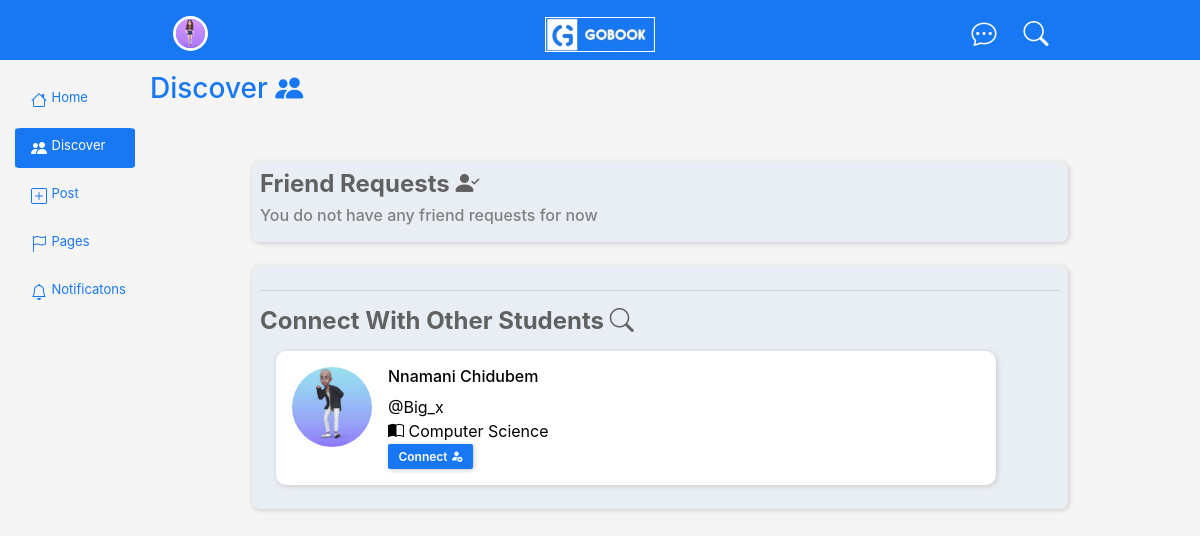
The app's page /discover/index.php (signed in) with its own data.
### tables this page shows
CREATE TABLE `user` (
  `id` int(11) NOT NULL,
  `fullname` varchar(255) DEFAULT NULL,
  `reg_no` varchar(100) DEFAULT NULL,
  `gender` varchar(50) DEFAULT NULL,
  `password` varchar(255) DEFAULT NULL,
  `username` varchar(100) DEFAULT NULL,
  `phone` varchar(20) DEFAULT NULL,
  `email` varchar(150) DEFAULT NULL,
  `dob` date DEFAULT NULL,
  `bio` text DEFAULT NULL,
  `hostel` varchar(150) DEFAULT NULL,
  `sec_sch` varchar(255) DEFAULT NULL,
  `state` varchar(100) DEFAULT NULL,
  `profile_pic` varchar(255) DEFAULT NULL,
  `school_set` varchar(100) DEFAULT NULL,
  `department` varchar(150) DEFAULT NULL,
  `faculty` varchar(255) NOT NULL,
  `verified` enum('no','yes','','') NOT NULL DEFAULT 'no',
  `datetime` datetime NOT NULL DEFAULT current_timestamp()
);

### backend/conn.php (called while the page is built, shortened)
<?php
class Connection
{
    public function __construct()
    {
        $dbhost = "localhost";
        $dbuser = "root";
        $dbpass = "";
        $dbname = "gobook";
        try {
            $this->conn = new PDO("mysql:host=$dbhost;dbname=$dbname", $dbuser, $dbpass);
        } catch (PDOException $e) {
            die("Database Connection Error: " . $e->getMessage());
        }
    }
}

### backend/class.php (called while the page is built, shortened)
<?php
include "database.php";
$uID = $_SESSION['id'] ?? null;
$database = new Database;
$data['user'] = $database->getUser($uID);
$data['users'] = $database->getUsers();
$data['husers'] = $database->getHusers();
$data['userss'] = $database->getUserss();
$data['posts'] = $database->getPosts();
$data['Myposts'] = $database->getMyPosts($uID);
$data['friendRequests'] = $database->friendRequests($uID);
$data['numOfFriendRequests'] = $database->numOfFriendRequests($uID);
$data['pages'] = $database->getPages();

### backend/database.php (called while the page is built, shortened)
<?php
class Database extends Controller{
    public function getUser($id){
        $this -> sql = "SELECT * FROM user WHERE id = ?";
        try{
           return $this -> readRow([$id], $this -> sql);
        }catch(PDOException $e){
            return false . $e -> getMessage();
        }
    }
    public function getUsers(){
        $this -> sql = "SELECT * FROM user ORDER BY department";
        try{
           return $this -> readRow([], $this -> sql);
        }catch(PDOException $e){
            return false . $e -> getMessage();
        }
    }
    public function getHusers(){
        $this -> sql = "SELECT * FROM user ORDER BY rand() LIMIT 5";
        try{
           return $this -> readRow([], $this -> sql);
        }catch(PDOException $e){
            return false . $e -> getMessage();
        }
    }
    public function getUserss(){
        $this -> sql = "SELECT * FROM user ORDER BY id DESC LIMIT 5";
        try{
           return $this -> readRow([], $this -> sql);
        }catch(PDOException $e){
            return false . $e -> getMessage();
        }
    }
    public function getPosts(){
        $this -> sql = "SELECT * FROM posts WHERE public = 'yes' ORDER BY id DESC LIMIT 1";
        try{
           return $this -> readRow([], $this -> sql);
        }catch(PDOException $e){
            return false . $e -> getMessage();
        }
    }
    public function getMyPosts($id){
        $this -> sql = "SELECT * FROM posts WHERE user_id = ? AND anonymous = 'no' ORDER BY id DESC";
        try{
           return $this -> readRow([$id], $this -> sql);
        }catch(PDOException $e){
            return false . $e -> getMessage();
        }
    }
    public function friendRequests($uID){
        $this -> sql = "SELECT * FROM friend_requests WHERE user_id2 = ? and status = 'sent'";
        try{
           return $this -> readRow([$uID], $this -> sql);
        }catch(PDOException $e){
            return false . $e -> getMessage();
        }
    }
    public function numOfFriendRequests($uID){
        $this -> sql = "SELECT * FROM friend_requests WHERE user_id2 = ? AND status = 'sent'";
        try{
           return $this -> numOf([$uID], $this -> sql);
        }catch(PDOException $e){
            return false . $e -> getMessage();
        }
    }
   public function getPages(){
       $this -> sql = "SELECT * FROM pages";
        try{
           return $this -> readRow([], $this -> sql);
        }catch(PDOException $e){
            return false . $e -> getMessage();
        }
   }
}

### backend/crud.php (called while the page is built, shortened)
<?php
include "conn.php";
class Crud extends Connection{
    public function readRow($params=[], $sql){
        try{
            $this->stmt = $this->conn-> prepare($sql);
            $this->stmt->execute($params);
            return $this->stmt->fetchAll(PDO::FETCH_ASSOC);
        }catch(PDOException $e){
            return $e->getMessage();
        }
    }
    public function numOf($params=[], $sql){
        try{
            $this->stmt = $this->conn->prepare($sql);
            $this->stmt->execute($params);
            $this->stmt->fetchAll(PDO::FETCH_ASSOC);
            return $this->stmt->rowCount();
        }catch(PDOException $e){
            return $e->getMessage();
        }
    }
}

### discover/index.php (the view, shortened to what this page needs)
<?php
    include "../backend/class.php";
?>
<!DOCTYPE html>
<html lang="en">
<head>
    <link rel="stylesheet" href="../assets/css/bootstrap.css">
    <link rel="stylesheet" href="../assets/css/style.css">
    <link rel="stylesheet" href="https://cdnjs.cloudflare.com/ajax/libs/font-awesome/6.2.0/css/all.min.css" />
    <link rel="stylesheet" href="https://cdnjs.cloudflare.com/ajax/libs/bootstrap-icons/1.10.3/font/bootstrap-icons.min.css" />
</head>
<body>
    <div class="head_nav">
        <center>
            <div class="row hheader">
                <div class="col-4 mt-3">
                    <?php
                        foreach($data['user'] as $u){
                            $profileImg = $u['profile_pic'];
                            $user = $u['username'];
                            $user_id = $u['id'];
                    ?>
                    <a href="../account/"><img src="../assets/profilePics/<?=$profileImg ?>" style="border-radius: 50%; border: 3px solid white;" height="35px" width="35px" class="account"/></a>
                    <?php
                        }
                    ?>
                </div>
                <div class="col-4 mt-3">
                    <h3 class="logo"><img src="../assets/images/Gobook logo/logo.jpg" alt="" height="35px" style="border: 1px solid white"></h3>
                </div>
                <div class="col-4 mt-3"6>
                    <a href="../chats/"><i class="bi bi-chat-dots" style="font-size: 25px;"></i></a>&nbsp;&nbsp;&nbsp;&nbsp;&nbsp;
                    <a href="../search"><i class="bi bi-search" style="font-size: 25px;"></i></a>
                </div>
            </div>
        </center>
    </div>
    <br><br><br>
    <div class="container-fluid main-body">
        <div class="lhs">
            <div class="nav">
                 <div class="nav-item">
                     <a href="../home/"><i class="bi bi-house"></i></a>&nbsp;
                     <span>Home</span>
                 </div>
                 <div class="nav-item active">
                     <a href="../discover/"><i class="bi bi-people-fill"></i></a>&nbsp;
                     <span>Discover</span>
                 </div>
                 <div class="nav-item">
                     <a href="../post/"><i class="bi bi-plus-square"></i></a>&nbsp;
                     <span>Post</span>
                 </div>
                 <div class="nav-item">
                     <a href="../pages/"><i class="bi bi-flag"></i></a>&nbsp;
                     <span>Pages</span>
                 </div>
                 <div class="nav-item">
                     <a href="../notificatons/"><i class="bi bi-bell"></i></a>&nbsp;
                     <span>Notificatons</span>
                 </div>
            </div>
         </div>
         <div class="rhs">
            <div class="container">
                <div class="headline">
                    <h3>Discover <i class="bi bi-people-fill"></i></h3>
                    <br>
                </div>
                <br>
                <div class="fri_reqs">
                    <h4>Friend Requests <i class="bi bi-person-check-fill"></i></h4>
                    <div class="fri_reqs_lay">
                        <?php
                        if($data['numOfFriendRequests'] > 0){
                            foreach($data['friendRequests'] as $fq){
                                $user_id = $fq['user_id'];
                                $user_id2 = $fq['user_id2'];
                                $username = $fq['username'];
                                $fullname = $fq['fullname'];
                                $profileImg = $fq['profile_pic'];
                                $verified = $fq['verified'];
                        ?>
                        <div class="fri_lay">
                            <center><img src="../assets/profilePics/<?=$profileImg?>" style="border-radius: 50%;"/></center>
                            <div class="d_details">
                                <h6 style="text-transform: capitalize;"><?=$fullname?>
                                <?php
                                    if($verified == "yes"){
                                ?>
                                    <i class="bi bi-patch-check-fill verified" style="color: rgb(24,119,242);"></i></b>
                                <?php
                                    }else{
                                ?>
                                    <i class="verified"></i></b>
                                <?php
                                    }
                                ?>
                            </h4>
                                </h6>
                                <span>@<?=$username?></span><br>
                            </div>
                            <form method="post">
                                <input type="hidden" name="fq_user_id" value="<?=$user_id?>">
                                <input type="hidden" name="fq_user_id2" value="<?=$user_id2?>">
                                <button type="submit" name="accept" style="background-color: green; color: white; border: none; box-shadow: 1px 1px 5px rgb(201, 198, 198); border-radius: 2px; padding: .2rem;">Yes<i class="bi bi-check"></i></button>
                                <button type="submit" name="decline" style="background-color: red; color: white; border: none; box-shadow: 1px 1px 5px rgb(201, 198, 198); border-radius: 2px; padding: .2rem;">No<i class="bi bi-x"></i></button>
                            </form>
                        </div>
                        <?php
                                }
                            }else{
                                echo "
                                    <h6 style='color: grey'>
                                        You do not have any friend requests for now
                                    </h6>
                                ";
                            }
                        ?>
                    </div>
                </div>
                <br>
                <div class="find_frns" style="">
                    <hr>
                    <h4>Connect With Other Students <i class="bi bi-search"></i></h4>
                    <?php
                        $database = new Database;
                        $data['fr_users'] = $database -> getFrUsers($uID);
                        foreach($data['fr_users'] as $us){
                            $id = $us['id'];
                            $username = $us['username'];
                            $fullname = $us['fullname'];
                            $profilepic = $us['profile_pic'];
                            $dept = $us['department'];
                            $verified = $us['verified'];
                    ?>
                        <div class="find_frns_lay">
                            <img src="../assets/profilePics/<?=$profilepic?>" style="border-radius: 50%; width: 80px; height: 80px;" width="10px" height="10px"/>
                            <div class="find_frns_details">
                                <form method="post">
                                <h6 style="text-transform: capitalize; color: black;"><?=$fullname?>
                                </h6>
                                <span style="text-transform: capitalize; color: black;">@<?=$username?></span><br>
                                <span  style="text-transform: capitalize; color: black;"><i class="bi bi-book-half"></i> <?=$dept?></span><br>
                                <?php
                                    foreach($data['user'] as $u){
                                        $profileImg = $u['profile_pic'];
                                        $user = $u['username'];
                                        $fname = $u['fullname'];
                                        $user_id = $u['id'];
                                        $verified = $u['verified'];
                                    }
                                ?>
                                <?php
                                    $database = new Database;
                                    $check = $database -> check_added_friend($user_id, $id);
                                    if($check == 0){
                                ?>
                                <button type="button"
                                class="add_friend_btn"
                                style=" box-shadow: 1px 1px 5px rgb(201, 198, 198); border-radius: 2px; padding: .2rem; border: none; width: 85px; font-weight: 600;"
                                name="add_friend"
                                user_id2="<?=$id?>"
                                fullname2="<?=$fullname?>"
                                username2="<?=$username?>"
                                profileImg2="<?=$profilepic?>"
                                user_id="<?=$user_id?>"
                                fullname="<?=$fname?>"
                                username="<?=$user?>"
                                profileImg="<?=$profileImg?>"
                                verified="<?=$verified?>"
                                >Connect <i class="bi bi-person-fill-add add_friend"></i>
                                </button>
                                <?php
                                    }elseif($check == 1){
                                ?>
                                 <button type="button" style="background-color: green; color: white; border: none; box-shadow: 1px 1px 5px rgb(201, 198, 198); border-radius: 2px; padding: .2rem;width: 90px; font-weight: 600;">Connected <i class="bi bi-person-check add_friend"></i></button>
                                <?php
                                    }
                                ?>
                                </form>
                            </div>
                        </div>
                    <?php
                        }
                    ?>
                </div>
            </div>
         </div>
    </div>
    <br><br><br><br>
</body>
</html>

### records on screen
user: profile_pic (picture)
user: profile_pic (picture), fullname "Nnamani Chidubem", username "Big_x", department "Computer Science"
